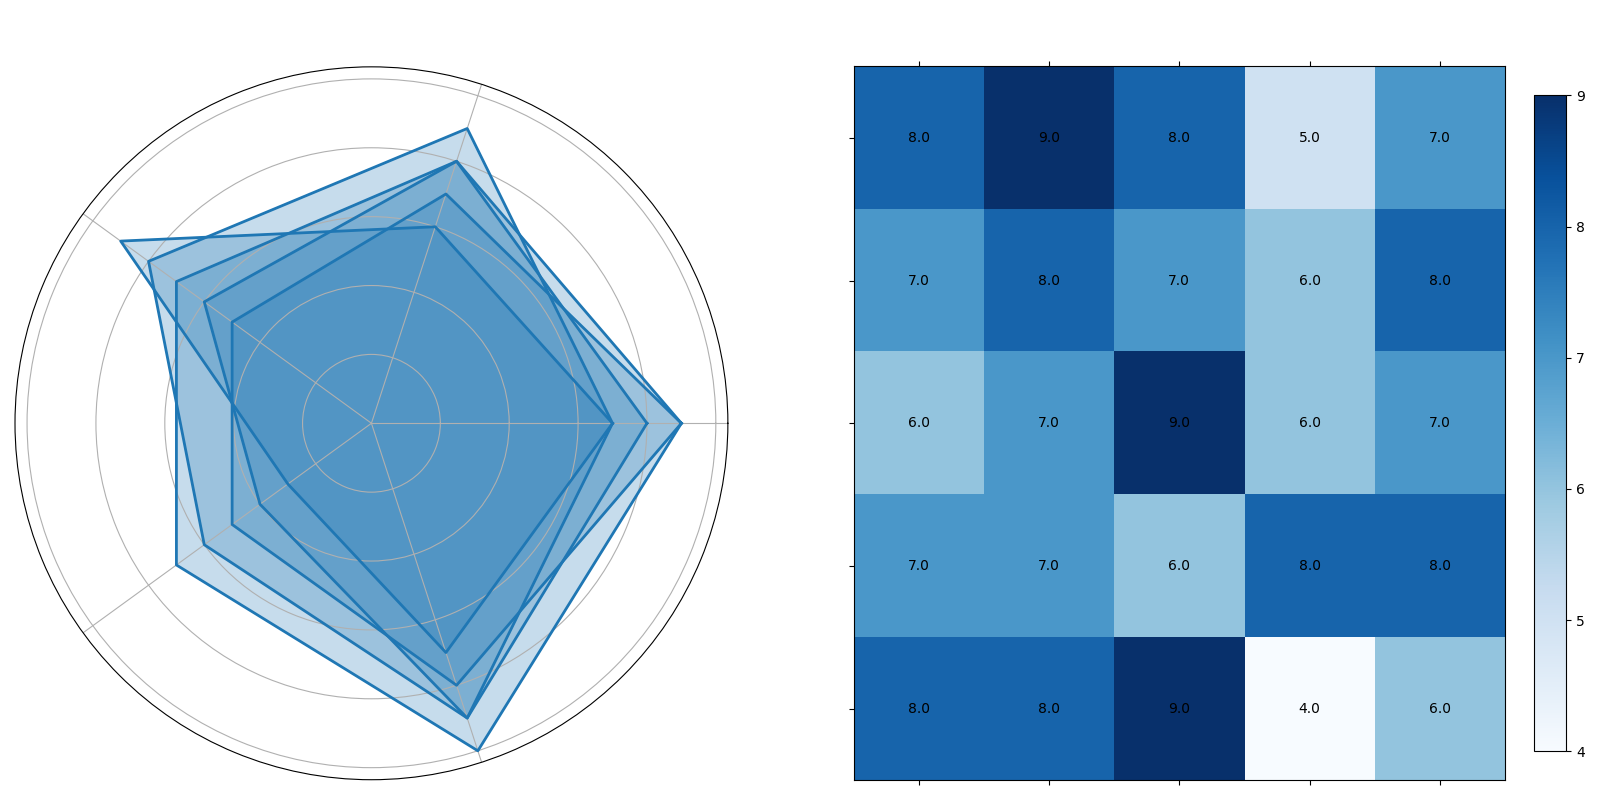

This figure's Python source:
import matplotlib.pyplot as plt
import numpy as np

# Define the categories
categories = ['Creativity', 'Emotional Depth', 'Social Commentary', 'Humor', 'Style']

# Define scores for each writer
data = {
    'Shakespeare': [9, 8, 7, 7, 10],
    'Austen': [7, 9, 8, 6, 9],
    'Hemingway': [8, 8, 6, 4, 9],
    'Poe': [9, 7, 5, 5, 8],
    'Orwell': [7, 6, 9, 3, 7]
}

# Extended data for a heatmap subplot
modern_writers = ['Morrison', 'Atwood', 'Toni', 'Murakami', 'Rushdie']
modern_data = {
    'Morrison': [8, 9, 8, 5, 7],
    'Atwood': [7, 8, 7, 6, 8],
    'Toni': [6, 7, 9, 6, 7],
    'Murakami': [7, 7, 6, 8, 8],
    'Rushdie': [8, 8, 9, 4, 6]
}

num_vars = len(categories)

def create_radar_chart(ax, data, color='blue'):
    angles = np.linspace(0, 2 * np.pi, num_vars, endpoint=False).tolist()
    data += data[:1]
    angles += angles[:1]
    ax.fill(angles, data, color=color, alpha=0.25)
    ax.plot(angles, data, color=color, linewidth=2)
    ax.set_yticklabels([])
    ax.set_xticks(angles[:-1])
    ax.set_xticklabels([])

fig, axs = plt.subplots(1, 2, figsize=(16, 8), subplot_kw=dict(polar=True))
ax_radar, ax_heatmap = axs

# Apply a single consistent color across all data groups
consistent_color = '#1f77b4'  # Using a single blue color for all writers

for writer in data.keys():  # Apply single color
    create_radar_chart(ax_radar, data[writer], consistent_color)

ax_radar.legend([], loc='upper right', bbox_to_anchor=(1.2, 1.15), fontsize=10)

heatmap_data = np.array([modern_data[writer] for writer in modern_writers])

ax_heatmap.remove()
ax_heatmap = fig.add_subplot(122)
cax = ax_heatmap.matshow(heatmap_data, cmap='Blues', aspect='auto')

ax_heatmap.set_xticks(np.arange(len(categories)))
ax_heatmap.set_yticks(np.arange(len(modern_writers)))
ax_heatmap.set_xticklabels([])
ax_heatmap.set_yticklabels([])

for i in range(heatmap_data.shape[0]):
    for j in range(heatmap_data.shape[1]):
        ax_heatmap.text(j, i, f"{heatmap_data[i, j]:.1f}", ha='center', va='center', color='black')

fig.colorbar(cax, ax=ax_heatmap, orientation='vertical', fraction=0.046, pad=0.04)

plt.tight_layout()
plt.show()
